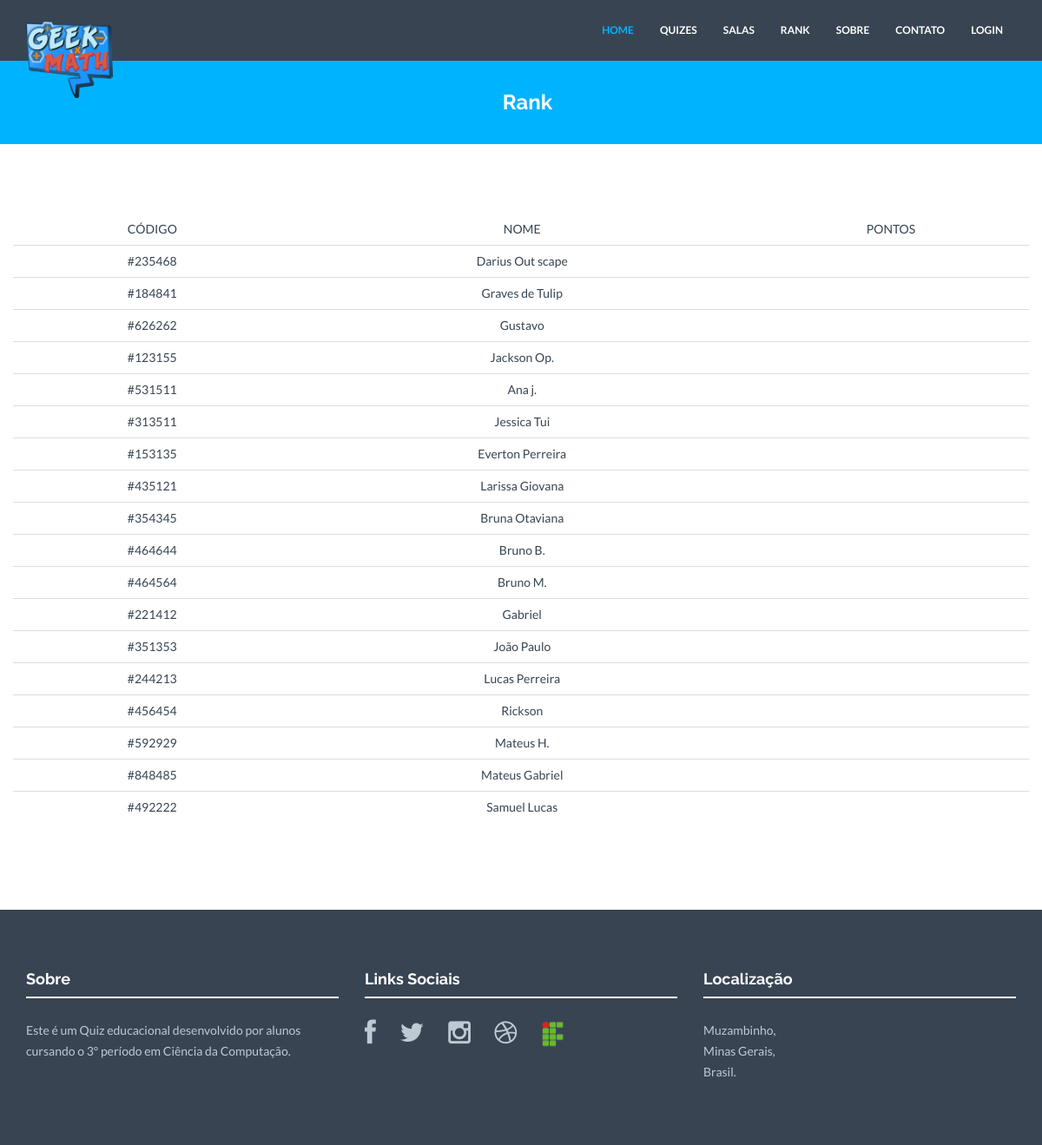
Page /index.php/front_rank on the committed database.
### tables this page shows
CREATE TABLE IF NOT EXISTS `aluno` (
  `alun_id` int(11) NOT NULL AUTO_INCREMENT,
  `alun_nome` tinytext,
  `alun_cod` tinytext,
  `alun_descricao` tinytext,
  `alun_senha` tinytext,
  `alun_foto` varchar(45) DEFAULT NULL,
  `alun_email` varchar(50) DEFAULT NULL,
  `alun_nomecompleto` varchar(50) DEFAULT NULL,
  `alun_ativo` int(11) DEFAULT NULL,
  PRIMARY KEY (`alun_id`)
);

### application/controllers/Front_Rank.php (called while the page is built, shortened)
<?php
	class Front_Rank extends CI_Controller {
		public function __construct(){
			$this->load->model('Model_Rank');
		}
		public function index(){
			$dados = array();
			$dados['alunos'] = $this->Model_Rank->getaluno();
			$this->load->view('Front_Header');
			$this->load->view('Front_Rank',$dados);
			$this->load->view('Front_Footer');
		}
	}
?>

### index.php (called while the page is built, shortened)
<?php
require_once BASEPATH.'core/CodeIgniter.php';

### application/models/Model_Rank.php (called while the page is built, shortened)
<?php
	class Model_rank extends CI_Model{
		public function getaluno(){
			return $this->db->get('aluno')->result();
		}
	}
?>

### application/views/Front_Rank.php (the view)
<div id="blue">
	<div class="container">
		<div class="row" style="text-align:center">
			<h3>Rank</h3>
		</div>
	</div>
</div>
<div class="container mtb">
	<div class="row" style="text-align: center;">
		<table class="table table-hover">
			<thead>
				<tr>
					<td>CÓDIGO</td>
					<td>NOME</td>
					<td>PONTOS</td>
				</tr>
			</thead>
			<tbody>
				<?php
					foreach ($alunos as $a):
				 ?>
				<tr>
					<td><?=$a->alun_cod?></td>
					<td><?=$a->alun_nome?></td>
					<td><?=$a->alun_point?></td>
				</tr>
				<?php endforeach; ?>
			</tbody>
		</table>
	</div>
</div>

### application/views/Front_Header.php (shortened to what this page needs)
<!DOCTYPE html>
<html lang="pt-br">
<?php $caminho = base_url('conf/Frontend'); ?>
<head>
    <link href="<?php echo $caminho ?>/css/bootstrap.css" rel="stylesheet">
    <link href="<?php echo $caminho ?>/css/style.css" rel="stylesheet">
    <link href="<?php echo $caminho ?>/css/font-awesome.min.css" rel="stylesheet">
    <link rel="stylesheet" type="text/css" href="<?php echo $caminho ?>/css/slider1.css" />
</head>
<body>
    <div class="navbar navbar-default navbar-fixed-top" role="navigation">
        <div class="container">
            <div class="navbar-header">
                <div class="box">
                    <a class="navbar-brand" href="<?php echo base_url('index.php/Front_Home') ?>">
                       <img src="<?php echo $caminho ?>\img\logo4.png" width="100" class="img-responsive"/>
                   </a>
               </div>
           </div>
           <div class="navbar-collapse collapse navbar-right">
            <ul class="nav navbar-nav">
                <li class="active"><a href="<?php echo base_url('index.php/Front_Home') ?>">HOME</a></li>
                <li><a href="<?php echo base_url('index.php/Front_Quiz') ?>">QUIZES</a></li>
                <li><a href="<?php echo base_url('index.php/Front_Salas') ?>">SALAS</a></li>
                <li><a href="<?php echo base_url('index.php/Front_Rank') ?>">RANK</a></li>
                <li><a href="<?php echo base_url('index.php/Front_Sobre') ?>">SOBRE</a></li>
                <li><a href="<?php echo base_url('index.php/Front_Contato') ?>">CONTATO</a></li>
                <?php if($this->session->userdata('logado') != 1): ?>
                    <li><a href="<?php echo base_url('index.php/Back_Home') ?>">LOGIN</a></li>
                <?php endif;?>
            </ul>
        </div>
    </div>
</div>

### application/views/Front_Footer.php (shortened to what this page needs)
<?php $caminho = base_url('conf/Frontend'); ?>
<div id="footerwrap">
    <div class="container">
        <div class="row">
            <div class="col-lg-4">
                <h4>Sobre</h4>
                <div class="hline-w"></div>
                <p>Este é um Quiz educacional desenvolvido por alunos cursando o 3º período em Ciência da Computação.</p>
            </div>
            <div class="col-lg-4">
                <h4>Links Sociais</h4>
                <div class="hline-w"></div>
                <p>
                    <a href="#"><i class="fa fa-facebook"></i></a>
                    <a href="#"><i class="fa fa-twitter"></i></a>
                    <a href="#"><i class="fa fa-instagram"></i></a>
                    <a href="<?= base_url('index.php/Back_Home') ?>"><i class="fa fa-dribbble"></i></a>
                    <a href="http://muz.ifsuldeminas.edu.br/" target="_blank"><img src="<?= $caminho; ?>/img/if.png" style="width: 35px;height: 35px; margin-top:-13px;margin-left: -5px;"></a>
                </p>
            </div>
            <div class="col-lg-4">
                <h4>Localização</h4>
                <div class="hline-w"></div>
                <p>
                    Muzambinho,<br/>
                    Minas Gerais,<br/>
                    Brasil.<br/>
                </p>
            </div>
        </div>
    </div>
</div>
</body>
</html>

### conf/Frontend/css/style.css (style rules this page uses)
* { margin: 0; padding: 0px; }
body { background: #ffffff; margin: 0; height: 100%; color: #384452; font-family: 'Lato', sans-serif; font-weight: 400; }
h1, h2, h3, h4, h5, h6 { font-family: 'Raleway', sans-serif; font-weight: 700; }
p { padding: 0; margin-bottom: 12px; font-family: 'Lato', sans-serif; font-weight: 400; font-size: 14px; line-height: 24px; color: #384452; margin-top: 10px; }
img { height: auto; max-width: 100%; }
a { padding: 0; margin: 0; text-decoration: none; -webkit-transition: background-color .4s linear, color .4s linear; -moz-transition: background-color .4s linear, color .4s linear; -o-transition: background-color .4s linear, color .4s linear; -ms-transition: background-color .4s linear, color .4s linear; transition: background-color .4s linear, color .4s linear; }
.navbar { min-height: 70px; padding-top: 10px; margin-bottom: 0px; }
.navbar-brand { font-family: 'Raleway', sans-serif; font-weight: 900; }
.navbar-header .navbar-brand { color: white; }
.navbar-default .navbar-nav > li > a { color: white; font-weight: 700; font-size: 12px; }
.navbar-default .navbar-nav > .active > a, .navbar-default .navbar-nav > .active > a:hover, .navbar-default .navbar-nav > .active > a:focus { color: #00b3fe; background-color: transparent; }
.navbar-default { background-color: #384452; border-color: transparent; }
.mtb { margin-top: 80px; margin-bottom: 80px; }
.hline-w { border-bottom: 2px solid #ffffff; margin-bottom: 25px; }
#footerwrap { padding-top: 60px; padding-bottom: 60px; background: #384452; }
#footerwrap p { color: #bfc9d3; }
#footerwrap h4 { color: white; }
#footerwrap i { font-size: 30px; color: #bfc9d3; padding-right: 25px; }
#blue { background: #00b3fe; margin-top: 60px; margin-bottom: 60px; padding-top: 25px; padding-bottom: 25px; }
#blue h3 { color: white; margin-left: 15px; }

### conf/Frontend/css/slider1.css (style rules this page uses)
.box { animation-name: movingBox; animation-duration: 1900ms; animation-iteration-count: infinite; animation-direction: alternate; }

### rows in the picture
aluno: alun_cod "#235468", alun_nome "Darius Out scape"
aluno: alun_cod "#184841", alun_nome "Graves de Tulip"
aluno: alun_cod "#626262", alun_nome "Gustavo"
aluno: alun_cod "#123155", alun_nome "Jackson Op."
aluno: alun_cod "#531511", alun_nome "Ana j."
aluno: alun_cod "#313511", alun_nome "Jessica Tui"
aluno: alun_cod "#153135", alun_nome "Everton Perreira"
aluno: alun_cod "#435121", alun_nome "Larissa Giovana"
aluno: alun_cod "#354345", alun_nome "Bruna Otaviana"
aluno: alun_cod "#464644", alun_nome "Bruno B."
aluno: alun_cod "#464564", alun_nome "Bruno M."
aluno: alun_cod "#221412", alun_nome "Gabriel"
aluno: alun_cod "#351353", alun_nome "João Paulo"
aluno: alun_cod "#244213", alun_nome "Lucas Perreira"
aluno: alun_cod "#456454", alun_nome "Rickson"
aluno: alun_cod "#592929", alun_nome "Mateus H."
aluno: alun_cod "#848485", alun_nome "Mateus Gabriel"
aluno: alun_cod "#492222", alun_nome "Samuel Lucas"
